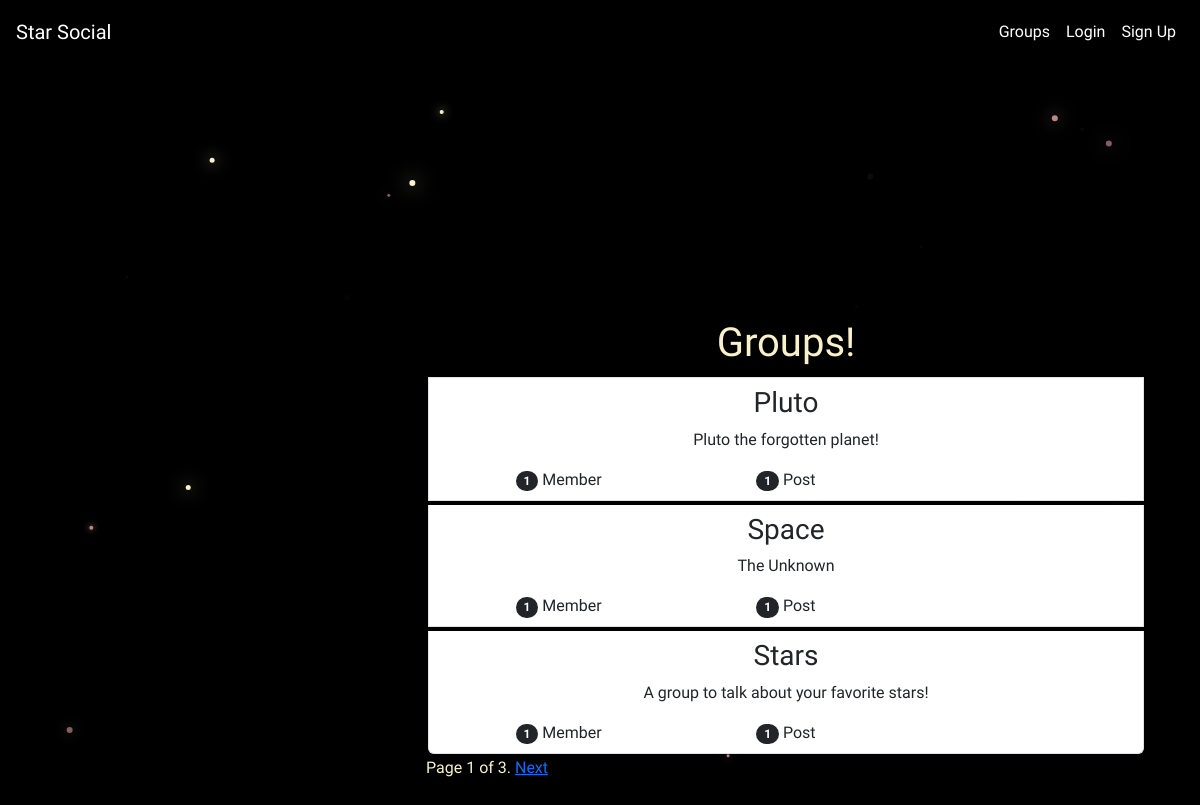
The app's page /groups/ with its own data.
### groups/models.py (models this page shows, shortened)
class Group(models.Model):
    name = models.CharField(max_length=255, unique=True)
    slug = models.SlugField(allow_unicode=True, unique=True)
    description = models.TextField(blank=True, default="")
    description_html = models.TextField(blank=True, default="", editable=False)
    members = models.ManyToManyField(User, through='GroupMember')
    class Meta:
        ordering = ['name']

### groups/views.py (the view)
# urls.py: path('', views.ListGroups.as_view(), name='all'),
class ListGroups(generic.ListView):
    paginate_by = 3
    model = Group
    def get_queryset(self):
        queryset = super().get_queryset()
        queryset = queryset.order_by('-members')
        return queryset

### groups/templates/groups/group_list.html (shortened to what this page needs)
{% extends "groups/group_base.html" %}
{% block pregroup %}
    <div class="col-md-4">
        <br>
    </div>
{% endblock %}
{% block group_content %}
    <br>
    <div class="col-md-8">
        <div class="list-group">
             <h1>Groups!</h1>
            {% for group in page_obj %}
                <a class="list-group-item" href="{% url 'groups:single' slug=group.slug %}">
                    <h3 class="title list-group-item-heading">{{group.name}}</h3>
                    <div class="list-group-item-text container-fluid">
                        {{group.description_html|safe}}
                        <div class="row">
                            <div class="col-md-4">
                                <span class="badge rounded-pill text-bg-dark">{{group.members.count}}</span>
                                Member {{group.members.count|pluralize}}
                            </div>
                            <div class="col-md-4">
                                <span class="badge rounded-pill text-bg-dark">{{group.posts.count}}</span>
                                Post{{group.posts.count|pluralize}}
                            </div>
                        </div>
                    </div>
                </a>
            {% endfor %}
        </div>
    <div class="pagination">
        <span class="step-links">
            <span class="current">
                Page {{ page_obj.number }} of {{ page_obj.paginator.num_pages }}.
            </span>
            {% if page_obj.has_next %}
                <a href="?page={{ page_obj.next_page_number }}">Next</a>
            {% endif %}
        </span>
    </div>
</div>
{% endblock %}

### groups/templates/groups/group_base.html (shortened to what this page needs)
{% extends "base.html" %}
{% block content %}
    <div class="container">
        <div class="row">
            {% block pregroup %}{% endblock %}
            {% block group_content %}{% endblock %}
        </div>
    </div>
{% endblock %}

### templates/base.html (shortened to what this page needs)
<!doctype html>
{% load static %}
<html lang="en">
<head>
    <link href="https://cdn.jsdelivr.net/npm/bootstrap@5.3.2/dist/css/bootstrap.min.css" rel="stylesheet">
    <link rel="stylesheet" href="{% static 'simplesocial/css/master.css' %}">
</head>
<body>
    <nav class="navbar navbar-expand-lg mynav" role="navigation" id="navbar">
        <div class="container-fluid mynav">
                <a class="navbar-brand mylink" href="{% url 'home' %}">Star Social </a>
             <ul class="nav navbar-nav justify-content-end">
                 {% if user.is_authenticated %}
                    <li class="nav-item"><a class="nav-link mylink" href="{% url 'posts:create' %}">Post</a></li>
                    <li class="nav-item"><a class="nav-link mylink" href="{% url 'groups:all' %}">Groups</a></li>
                    <li class="nav-item"><a class="nav-link mylink" href="{% url 'groups:create' %}">Create Group</a></li>
                    <li class="nav-item"><a class="nav-link mylink" href="{% url 'accounts:logout' %}">Logout</a></li>
                 {% else %}
                     <li class="nav-item"><a class="nav-link mylink" href="{% url 'groups:all' %}">Groups</a></li>
                     <li class="nav-item"><a class="nav-link mylink" href="{% url 'accounts:login' %}">Login</a></li>
                     <li class="nav-item"><a class="nav-link mylink" href="{% url 'accounts:signup' %}">Sign Up</a></li>
                 {% endif %}
            </ul>
        </div>
    </nav>
    <br>
    <div id="note">
         <div class="container mycontent">
        {% block content %}
        {% endblock %}
         </div>
    </div>
</body>
</html>

### static/simplesocial/css/master.css (style rules this page uses)
html, body { height: 100%; width: 100%; background: black; color: white; overflow: hidden; margin: 0; font-family: 'Exo 2', sans-serif; }
#note { position: absolute; color: rgba(249,241,204,1); left: 0; right: 0; bottom: 25em; margin: unset; text-align: center; user-select: none; font-family: 'Exo 2', sans-serif; }
.list-group-item { margin: 2px; }
.navbar { background: black; }
.mynav { background: black; color: white; font-family: 'Exo 2', sans-serif; margin: 2px; }
.mylink { color: white; font-family: 'Exo 2', sans-serif; }
.mycontent { font-family: 'Exo 2', sans-serif; }

### records on screen
Group: name "Pluto", description_html "Pluto the forgotten planet!", members.count "1", posts.count "1"
Group: name "Space", description_html "The Unknown", members.count "1", posts.count "1"
Group: name "Stars", description_html "A group to talk about your favorite stars!", members.count "1", posts.count "1"

### other values on screen
{{ page_obj.number }} "1"
{{ page_obj.paginator.num_pages }} "3"
